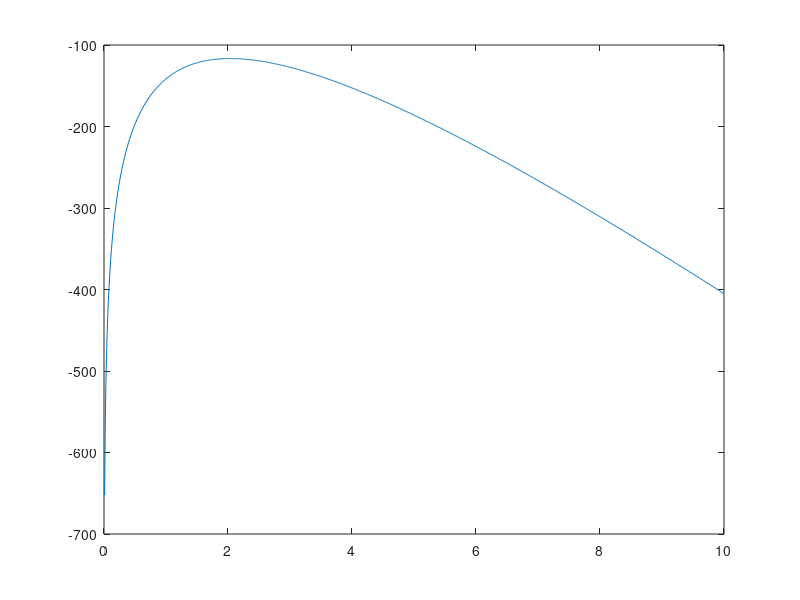

Reproduce this figure in MATLAB.
%{
value k   num Customers
0           12
1           15
2           16
3           8
4           5
5           1   
6           2
7           1
8           0
9           1

%}

numCusts = [12 15 16 8 5 1 2 1 0 1];
kValues = [0 1 2 3 4 5 6 7 8 9];

xValues = [];
for index = 1:1:10,
    for xInd = 1:1:numCusts(index),
       xValues = [xValues kValues(index)];
    end
end

%This denotes N, K and Q where
%   N is the total number of customers
%   K is equal to the sum of the x's
%   Q is the sum of the logs of the factorials of x
bigN = sum(numCusts);
bigK = sum(xValues);
bigQ = sum(log(factorial(xValues)));

%This plots the likelihood versus the p value for the geometric
%   distribution
pValues = [0:1/100:1];
lValues_p = bigN*log(1-pValues) + bigK*log(pValues); 
plot(pValues,lValues_p);

%This plots the likelihood versus the lambda value for the poisson
%   distribution
lambdaValues = [0:1/100:10];
lValues_lambda = -bigN*lambdaValues + bigK*log(lambdaValues) - bigQ
plot(lambdaValues,lValues_lambda)

bestLambda = bigK/bigN;
best_pValues = bigK/(bigN + bigK);